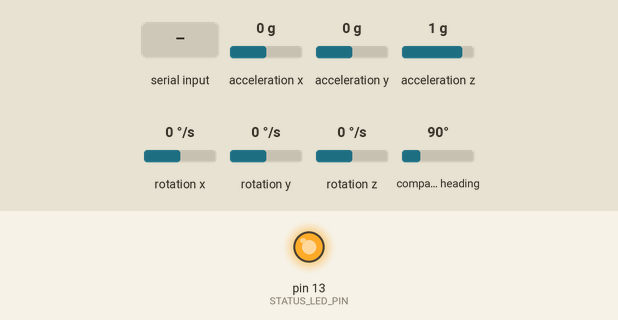
This sketch was run on a simulated Arduino Uno, built with avr-gcc and run on an emulated ATmega328P. Shown: output pins drawn as LEDs (lit = HIGH). Wiring (inferred from the names in the program): HMC5883L compass at I2C address 0x1E; ADXL345 accelerometer at I2C address 0x53; ITG-3200 gyroscope at I2C address 0x68. The test bench sets the inputs (shaded band); at power-on: acceleration x 0 g, acceleration y 0 g, acceleration z 1 g, rotation x 0 °/s, rotation y 0 °/s, rotation z 0 °/s, compass heading 90°. What the sketch prints to the serial monitor is not drawn.

Above: at 3.0 s.
3.1 s: "#o0\n" received over Serial
At 4.2 s:
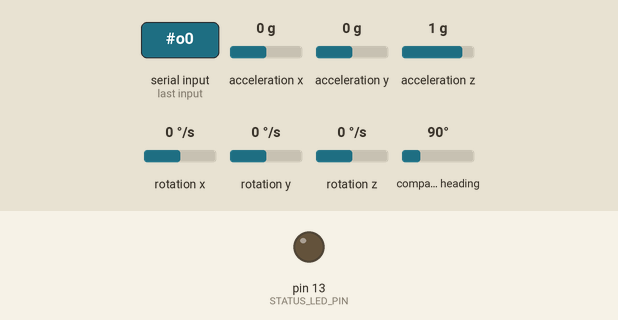
4.6 s: "#o1\n" received over Serial
At 5.4 s:
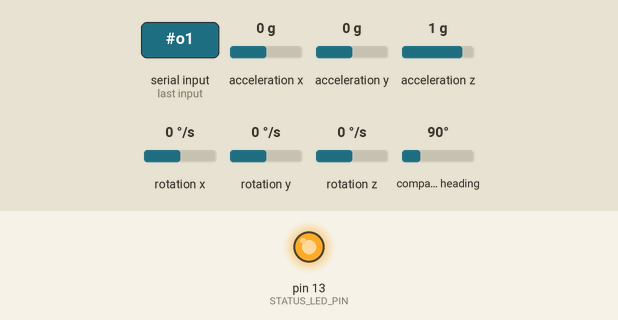
Timing chart, 0 to 7.6 s (numbered marks = the images above; inputs shaded):
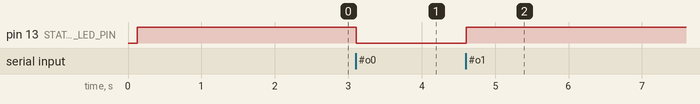

Measured:
- after the input at 3.1 s, pin 13 (STATUS_LED_PIN): HIGH → LOW at once
- after the input at 4.6 s, pin 13 (STATUS_LED_PIN): LOW → HIGH at once

The sketch:

Razor_AHRS.ino
```cpp
// (licence header left out)
/*
  "9DOF Razor IMU" hardware versions: SEN-10125 and SEN-10736

  ATMega328@3.3V, 8MHz

  ADXL345  : Accelerometer
  HMC5843  : Magnetometer on SEN-10125
  HMC5883L : Magnetometer on SEN-10736
  ITG-3200 : Gyro

  Arduino IDE : Select board "Arduino Pro or Pro Mini (3.3v, 8Mhz) w/ATmega328"
*/

/*
  "9DOF Sensor Stick" hardware versions: SEN-10183, SEN-10321 and SEN-10724

  ADXL345  : Accelerometer
  HMC5843  : Magnetometer on SEN-10183 and SEN-10321
  HMC5883L : Magnetometer on SEN-10724
  ITG-3200 : Gyro
*/

/*
  Axis definition (differs from definition printed on the board!):
    X axis pointing forward (towards the short edge with the connector holes)
    Y axis pointing to the right
    and Z axis pointing down.

  Positive yaw   : clockwise
  Positive roll  : right wing down
  Positive pitch : nose up

  Transformation order: first yaw then pitch then roll.
*/

/*
  Commands that the firmware understands:

  "#o<param>" - Set output parameter. The available options are:
      "#o0" - Disable continuous streaming output.
      "#o1" - Enable continuous streaming output.
      "#ob" - Output angles in binary format (yaw/pitch/roll as binary float, so one output frame
              is 3x4 = 12 bytes long).
      "#ot" - Output angles in text format (Output frames have form like "#YPR=-142.28,-5.38,33.52",
              followed by carriage return and line feed [\r\n]).
      "#os" - Output (calibrated) sensor data of all 9 axes in text format. One frame consist of
              three lines - one for each sensor.
      "#oc" - Go to calibration output mode.
      "#on" - When in calibration mode, go on to calibrate next sensor.
      "#oe0" - Disable error message output.
      "#oe1" - Enable error message output.

  "#f" - Request one output frame - useful when continuous output is disabled and updates are
         required in larger intervals only.
  "#s<xy>" - Request synch token - useful to find out where the frame boundaries are in a continuous
         binary stream or to see if tracker is present and answering. The tracker will send
         "#SYNCH<xy>\r\n" in response (so it's possible to read using a readLine() function).
         x and y are two mandatory but arbitrary bytes that can be used to find out which request
         the answer belongs to.

  ("#C" and "#D" - Reserved for communication with optional Bluetooth module.)

  Newline characters are not required. So you could send "#ob#o1#s", which
  would set binary output mode, enable continuous streaming output and request
  a synch token all at once.

  The status LED will be on if streaming output is enabled and off otherwise.

  Byte order of binary output is little-endian: least significant byte comes first.
*/


/*****************************************************************/
/*********** USER SETUP AREA! Set your options here! *************/
/*****************************************************************/

// HARDWARE OPTIONS
/*****************************************************************/
// Select your hardware here by uncommenting one line!
//#define HW__VERSION_CODE 10125 // SparkFun "9DOF Razor IMU" version "SEN-10125" (HMC5843 magnetometer)
#define HW__VERSION_CODE 10736 // SparkFun "9DOF Razor IMU" version "SEN-10736" (HMC5883L magnetometer)
//#define HW__VERSION_CODE 10183 // SparkFun "9DOF Sensor Stick" version "SEN-10183" (HMC5843 magnetometer)
//#define HW__VERSION_CODE 10321 // SparkFun "9DOF Sensor Stick" version "SEN-10321" (HMC5843 magnetometer)
//#define HW__VERSION_CODE 10724 // SparkFun "9DOF Sensor Stick" version "SEN-10724" (HMC5883L magnetometer)


// OUTPUT OPTIONS
/*****************************************************************/
// Set your serial port baud rate used to send out data here!
#define OUTPUT__BAUD_RATE 9600

// Sensor data output interval in milliseconds
// This may not work, if faster than 20ms (=50Hz)
// Code is tuned for 20ms, so better leave it like that
#define OUTPUT__DATA_INTERVAL 20  // in milliseconds

// Output mode
#define OUTPUT__MODE_CALIBRATE_SENSORS 0 // Outputs sensor min/max values as text for manual calibration
#define OUTPUT__MODE_ANGLES_TEXT 1 // Outputs yaw/pitch/roll in degrees as text
#define OUTPUT__MODE_ANGLES_BINARY 2 // Outputs yaw/pitch/roll in degrees as binary float
#define OUTPUT__MODE_SENSORS_TEXT 3 // Outputs (calibrated) sensor values for all 9 axes as text
// Select your startup output mode here!
int output_mode = OUTPUT__MODE_ANGLES_TEXT;

// Select if serial continuous streaming output is enabled per default on startup.
#define OUTPUT__STARTUP_STREAM_ON true  // true or false

// If set true, an error message will be output if we fail to read sensor data.
// Message format: "!ERR: reading <sensor>", followed by "\r\n".
boolean output_errors = false;  // true or false

// Bluetooth
// You can set this to true, if you have a Rovering Networks Bluetooth Module attached.
// The connect/disconnect message prefix of the module has to be set to "#".
// (Refer to manual, it can be set like this: SO,#)
// When using this, streaming output will only be enabled as long as we're connected. That way
// receiver and sender are synchronzed easily just by connecting/disconnecting.
// It is not necessary to set this! It just makes life easier when writing code for
// the receiving side. The Processing test sketch also works without setting this.
// NOTE: When using this, OUTPUT__STARTUP_STREAM_ON has no effect!
#define OUTPUT__HAS_RN_BLUETOOTH false  // true or false


// SENSOR CALIBRATION
/*****************************************************************/
// How to calibrate? Read the tutorial at http://dev.qu.tu-berlin.de/projects/sf-razor-9dof-ahrs
// Put MIN/MAX and OFFSET readings for your board here!
// Accelerometer
// "accel x,y,z (min/max) = X_MIN/X_MAX  Y_MIN/Y_MAX  Z_MIN/Z_MAX"
#define ACCEL_X_MIN ((float) -250)
#define ACCEL_X_MAX ((float) 250)
#define ACCEL_Y_MIN ((float) -250)
#define ACCEL_Y_MAX ((float) 250)
#define ACCEL_Z_MIN ((float) -250)
#define ACCEL_Z_MAX ((float) 250)

// Magnetometer
// "magn x,y,z (min/max) = X_MIN/X_MAX  Y_MIN/Y_MAX  Z_MIN/Z_MAX"
#define MAGN_X_MIN ((float) -600)
#define MAGN_X_MAX ((float) 600)
#define MAGN_Y_MIN ((float) -600)
#define MAGN_Y_MAX ((float) 600)
#define MAGN_Z_MIN ((float) -600)
#define MAGN_Z_MAX ((float) 600)

// Gyroscope
// "gyro x,y,z (current/average) = .../OFFSET_X  .../OFFSET_Y  .../OFFSET_Z
#define GYRO_AVERAGE_OFFSET_X ((float) 0.0)
#define GYRO_AVERAGE_OFFSET_Y ((float) 0.0)
#define GYRO_AVERAGE_OFFSET_Z ((float) 0.0)

/*
// Calibration example:
// "accel x,y,z (min/max) = -278.00/270.00  -254.00/284.00  -294.00/235.00"
#define ACCEL_X_MIN ((float) -278)
#define ACCEL_X_MAX ((float) 270)
#define ACCEL_Y_MIN ((float) -254)
#define ACCEL_Y_MAX ((float) 284)
#define ACCEL_Z_MIN ((float) -294)
#define ACCEL_Z_MAX ((float) 235)

// "magn x,y,z (min/max) = -511.00/581.00  -516.00/568.00  -489.00/486.00"
#define MAGN_X_MIN ((float) -511)
#define MAGN_X_MAX ((float) 581)
#define MAGN_Y_MIN ((float) -516)
#define MAGN_Y_MAX ((float) 568)
#define MAGN_Z_MIN ((float) -489)
#define MAGN_Z_MAX ((float) 486)

//"gyro x,y,z (current/average) = -32.00/-34.82  102.00/100.41  -16.00/-16.38"
#define GYRO_AVERAGE_OFFSET_X ((float) -34.82)
#define GYRO_AVERAGE_OFFSET_Y ((float) 100.41)
#define GYRO_AVERAGE_OFFSET_Z ((float) -16.38)
*/


// DEBUG OPTIONS
/*****************************************************************/
// When set to true, gyro drift correction will not be applied
#define DEBUG__NO_DRIFT_CORRECTION false
// Print elapsed time after each I/O loop
#define DEBUG__PRINT_LOOP_TIME false


/*****************************************************************/
/****************** END OF USER SETUP AREA!  *********************/
/*****************************************************************/


// Check if hardware version code is defined
#ifndef HW__VERSION_CODE
  // Generate compile error
  #error YOU HAVE TO SELECT THE HARDWARE YOU ARE USING! See "HARDWARE OPTIONS" in "USER SETUP AREA" at top of Razor_AHRS.pde!
#endif

#include <Wire.h>

// Sensor calibration scale and offset values
#define ACCEL_X_OFFSET ((ACCEL_X_MIN + ACCEL_X_MAX) / 2.0f)
#define ACCEL_Y_OFFSET ((ACCEL_Y_MIN + ACCEL_Y_MAX) / 2.0f)
#define ACCEL_Z_OFFSET ((ACCEL_Z_MIN + ACCEL_Z_MAX) / 2.0f)
#define ACCEL_X_SCALE (GRAVITY / (ACCEL_X_MAX - ACCEL_X_OFFSET))
#define ACCEL_Y_SCALE (GRAVITY / (ACCEL_Y_MAX - ACCEL_Y_OFFSET))
#define ACCEL_Z_SCALE (GRAVITY / (ACCEL_Z_MAX - ACCEL_Z_OFFSET))

#define MAGN_X_OFFSET ((MAGN_X_MIN + MAGN_X_MAX) / 2.0f)
#define MAGN_Y_OFFSET ((MAGN_Y_MIN + MAGN_Y_MAX) / 2.0f)
#define MAGN_Z_OFFSET ((MAGN_Z_MIN + MAGN_Z_MAX) / 2.0f)
#define MAGN_X_SCALE (100.0f / (MAGN_X_MAX - MAGN_X_OFFSET))
#define MAGN_Y_SCALE (100.0f / (MAGN_Y_MAX - MAGN_Y_OFFSET))
#define MAGN_Z_SCALE (100.0f / (MAGN_Z_MAX - MAGN_Z_OFFSET))


// Gain for gyroscope (ITG-3200)
#define GYRO_GAIN 0.06957 // Same gain on all axes
#define GYRO_SCALED_RAD(x) (x * TO_RAD(GYRO_GAIN)) // Calculate the scaled gyro readings in radians per second

// DCM parameters
#define Kp_ROLLPITCH 0.02f
#define Ki_ROLLPITCH 0.00002f
#define Kp_YAW 1.2f
#define Ki_YAW 0.00002f

// Stuff
#define STATUS_LED_PIN 13  // Pin number of status LED
#define GRAVITY 256.0f // "1G reference" used for DCM filter and accelerometer calibration
#define TO_RAD(x) (x * 0.01745329252)  // *pi/180
#define TO_DEG(x) (x * 57.2957795131)  // *180/pi

// Sensor variables
float accel[3];  // Actually stores the NEGATED acceleration (equals gravity, if board not moving).
float accel_min[3];
float accel_max[3];

float magnetom[3];
float magnetom_min[3];
float magnetom_max[3];

float gyro[3];
float gyro_average[3];
int gyro_num_samples = 0;

// DCM variables
float MAG_Heading;
float Accel_Vector[3]= {0, 0, 0}; // Store the acceleration in a vector
float Gyro_Vector[3]= {0, 0, 0}; // Store the gyros turn rate in a vector
float Omega_Vector[3]= {0, 0, 0}; // Corrected Gyro_Vector data
float Omega_P[3]= {0, 0, 0}; // Omega Proportional correction
float Omega_I[3]= {0, 0, 0}; // Omega Integrator
float Omega[3]= {0, 0, 0};
float errorRollPitch[3] = {0, 0, 0};
float errorYaw[3] = {0, 0, 0};
float DCM_Matrix[3][3] = {{1, 0, 0}, {0, 1, 0}, {0, 0, 1}};
float Update_Matrix[3][3] = {{0, 1, 2}, {3, 4, 5}, {6, 7, 8}};
float Temporary_Matrix[3][3] = {{0, 0, 0}, {0, 0, 0}, {0, 0, 0}};

// Euler angles
float yaw;
float pitch;
float roll;

// DCM timing in the main loop
long timestamp;
long timestamp_old;
float G_Dt; // Integration time for DCM algorithm

// More output-state variables
boolean output_stream_on;
boolean output_single_on;
int curr_calibration_sensor = 0;
boolean reset_calibration_session_flag = true;
int num_accel_errors = 0;
int num_magn_errors = 0;
int num_gyro_errors = 0;

void read_sensors() {
  Read_Gyro(); // Read gyroscope
  Read_Accel(); // Read accelerometer
  Read_Magn(); // Read magnetometer
}

// Read every sensor and record a time stamp
// Init DCM with unfiltered orientation
// TODO re-init global vars?
void reset_sensor_fusion() {
  float temp1[3];
  float temp2[3];
  float xAxis[] = {1.0f, 0.0f, 0.0f};

  read_sensors();
  timestamp = millis();

  // GET PITCH
  // Using y-z-plane-component/x-component of gravity vector
  pitch = -atan2(accel[0], sqrt(accel[1] * accel[1] + accel[2] * accel[2]));

  // GET ROLL
  // Compensate pitch of gravity vector
  Vector_Cross_Product(temp1, accel, xAxis);
  Vector_Cross_Product(temp2, xAxis, temp1);
  // Normally using x-z-plane-component/y-component of compensated gravity vector
  // roll = atan2(temp2[1], sqrt(temp2[0] * temp2[0] + temp2[2] * temp2[2]));
  // Since we compensated for pitch, x-z-plane-component equals z-component:
  roll = atan2(temp2[1], temp2[2]);

  // GET YAW
  Compass_Heading();
  yaw = MAG_Heading;

  // Init rotation matrix
  init_rotation_matrix(DCM_Matrix, yaw, pitch, roll);
}

// Apply calibration to raw sensor readings
void compensate_sensor_errors() {
    // Compensate accelerometer error
    accel[0] = (accel[0] - ACCEL_X_OFFSET) * ACCEL_X_SCALE;
    accel[1] = (accel[1] - ACCEL_Y_OFFSET) * ACCEL_Y_SCALE;
    accel[2] = (accel[2] - ACCEL_Z_OFFSET) * ACCEL_Z_SCALE;

    // Compensate magnetometer error
    magnetom[0] = (magnetom[0] - MAGN_X_OFFSET) * MAGN_X_SCALE;
    magnetom[1] = (magnetom[1] - MAGN_Y_OFFSET) * MAGN_Y_SCALE;
    magnetom[2] = (magnetom[2] - MAGN_Z_OFFSET) * MAGN_Z_SCALE;

    // Compensate gyroscope error
    gyro[0] -= GYRO_AVERAGE_OFFSET_X;
    gyro[1] -= GYRO_AVERAGE_OFFSET_Y;
    gyro[2] -= GYRO_AVERAGE_OFFSET_Z;
}

// Reset calibration session if reset_calibration_session_flag is set
void check_reset_calibration_session()
{
  // Raw sensor values have to be read already, but no error compensation applied

  // Reset this calibration session?
  if (!reset_calibration_session_flag) return;

  // Reset acc and mag calibration variables
  for (int i = 0; i < 3; i++) {
    accel_min[i] = accel_max[i] = accel[i];
    magnetom_min[i] = magnetom_max[i] = magnetom[i];
  }

  // Reset gyro calibration variables
  gyro_num_samples = 0;  // Reset gyro calibration averaging
  gyro_average[0] = gyro_average[1] = gyro_average[2] = 0.0f;

  reset_calibration_session_flag = false;
}

void turn_output_stream_on()
{
  output_stream_on = true;
  digitalWrite(STATUS_LED_PIN, HIGH);
}

void turn_output_stream_off()
{
  output_stream_on = false;
  digitalWrite(STATUS_LED_PIN, LOW);
}

// Blocks until another byte is available on serial port
char readChar()
{
  while (Serial.available() < 1) { } // Block
  return Serial.read();
}

void setup()
{
  // Init serial output
  Serial.begin(OUTPUT__BAUD_RATE);

  // Init status LED
  pinMode (STATUS_LED_PIN, OUTPUT);
  digitalWrite(STATUS_LED_PIN, LOW);

  // Init sensors
  delay(50);  // Give sensors enough time to start
  I2C_Init();
  Accel_Init();
  Magn_Init();
  Gyro_Init();

  // Read sensors, init DCM algorithm
  delay(20);  // Give sensors enough time to collect data
  reset_sensor_fusion();

  // Init output
#if (OUTPUT__HAS_RN_BLUETOOTH == true) || (OUTPUT__STARTUP_STREAM_ON == false)
  turn_output_stream_off();
#else
  turn_output_stream_on();
#endif
}

// Main loop
void loop()
{
  // Read incoming control messages
  if (Serial.available() >= 2)
  {
    if (Serial.read() == '#') // Start of new control message
    {
      int command = Serial.read(); // Commands
      if (command == 'f') // request one output _f_rame
        output_single_on = true;
      else if (command == 's') // _s_ynch request
      {
        // Read ID
        byte id[2];
        id[0] = readChar();
        id[1] = readChar();

        // Reply with synch message
        Serial.print("#SYNCH");
        Serial.write(id, 2);
        Serial.println();
      }
      else if (command == 'o') // Set _o_utput mode
      {
        char output_param = readChar();
        if (output_param == 'n')  // Calibrate _n_ext sensor
        {
          curr_calibration_sensor = (curr_calibration_sensor + 1) % 3;
          reset_calibration_session_flag = true;
        }
        else if (output_param == 't') // Output angles as _t_ext
          output_mode = OUTPUT__MODE_ANGLES_TEXT;
        else if (output_param == 'b') // Output angles in _b_inary form
          output_mode = OUTPUT__MODE_ANGLES_BINARY;
        else if (output_param == 'c') // Go to _c_alibration mode
        {
          output_mode = OUTPUT__MODE_CALIBRATE_SENSORS;
          reset_calibration_session_flag = true;
        }
        else if (output_param == 's') // Output _s_ensor values as text
          output_mode = OUTPUT__MODE_SENSORS_TEXT;
        else if (output_param == '0') // Disable continuous streaming output
        {
          turn_output_stream_off();
          reset_calibration_session_flag = true;
        }
        else if (output_param == '1') // Enable continuous streaming output
        {
          reset_calibration_session_flag = true;
          turn_output_stream_on();
        }
        else if (output_param == 'e') // _e_rror output settings
        {
          char error_param = readChar();
          if (error_param == '0') output_errors = false;
          else if (error_param == '1') output_errors = true;
          else if (error_param == 'c') // get error count
          {
            Serial.print("#AMG-ERR:");
            Serial.print(num_accel_errors); Serial.print(",");
            Serial.print(num_magn_errors); Serial.print(",");
            Serial.println(num_gyro_errors);
          }
        }
      }
#if OUTPUT__HAS_RN_BLUETOOTH == true
      // Read messages from bluetooth module
      // For this to work, the connect/disconnect message prefix of the module has to be set to "#".
      else if (command == 'C') // Bluetooth "#CONNECT" message (does the same as "#o1")
        turn_output_stream_on();
      else if (command == 'D') // Bluetooth "#DISCONNECT" message (does the same as "#o0")
        turn_output_stream_off();
#endif // OUTPUT__HAS_RN_BLUETOOTH == true
    }
    else
    { } // Skip character
  }

  // Time to read the sensors again?
  if((millis() - timestamp) >= OUTPUT__DATA_INTERVAL)
  {
    timestamp_old = timestamp;
    timestamp = millis();
    if (timestamp > timestamp_old)
      G_Dt = (float) (timestamp - timestamp_old) / 1000.0f; // Real time of loop run. We use this on the DCM algorithm (gyro integration time)
    else G_Dt = 0;

    // Update sensor readings
    read_sensors();

    if (output_mode == OUTPUT__MODE_CALIBRATE_SENSORS)  // We're in calibration mode
    {
      check_reset_calibration_session();  // Check if this session needs a reset
      if (output_stream_on || output_single_on) output_calibration(curr_calibration_sensor);
    }
    else if (output_mode == OUTPUT__MODE_SENSORS_TEXT)
    {
      // Apply sensor calibration
      compensate_sensor_errors();

      if (output_stream_on || output_single_on) output_sensors();
    }
    else
    {
      // Apply sensor calibration
      compensate_sensor_errors();

      // Run DCM algorithm
      Compass_Heading(); // Calculate magnetic heading
      Matrix_update();
      Normalize();
      Drift_correction();
      Euler_angles();

      if (output_stream_on || output_single_on) output_angles();
    }

    output_single_on = false;

#if DEBUG__PRINT_LOOP_TIME == true
    Serial.print("loop time (ms) = ");
    Serial.println(millis() - timestamp);
#endif
  }
#if DEBUG__PRINT_LOOP_TIME == true
  else
  {
    Serial.println("waiting...");
  }
#endif
}
```

Source omitted: Compass.ino (581 bytes), DCM.ino (4673 bytes), Math.ino (1973 bytes), Output.ino (2649 bytes), Sensors.ino (6484 bytes)
